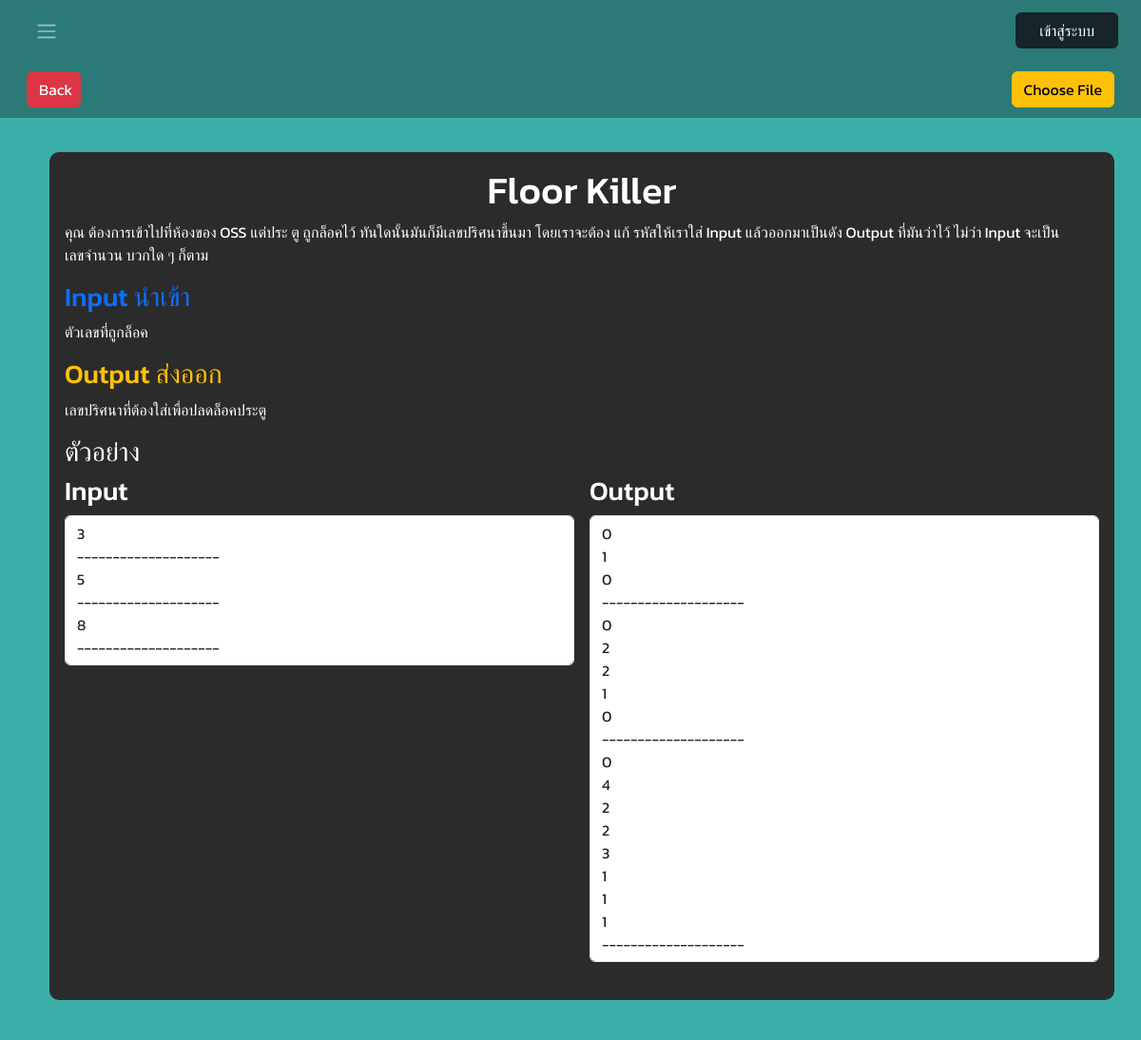
/quiz/005/, run on the app's committed database.
### app/models.py (models this page shows)
class Problem(models.Model):
    EASY = 'easy'
    MEDIUM = 'medium'
    HARD = 'hard'
    CATEGORY_CHOICES = [
        (EASY, 'Easy'),
        (MEDIUM, 'Medium'),
        (HARD, 'Hard'),
    ]
    id = models.CharField(max_length=3, primary_key=True)
    title = models.CharField(max_length=100)
    description = models.TextField()
    category = models.CharField(max_length=10, choices=CATEGORY_CHOICES)
    status = models.CharField(max_length=20, default='ไม่ผ่าน')
    inp = models.CharField(max_length=255)
    outp = models.CharField(max_length=255)
    inp_ex = models.CharField(max_length=255)
    outp_ex = models.CharField(max_length=255)

### app/views.py (the view)
# urls.py: path('quiz/<str:problem_id>/', views.quiz, name='quiz'),
def quiz(request, problem_id):
    problem = get_object_or_404(Problem, id=problem_id)
    title = problem.title
    description = problem.description
    inp = problem.inp
    outp = problem.outp.replace(' ', '\n')
    inp_ex = problem.inp_ex.replace(' ', '\n')
    outp_ex = problem.outp_ex.replace(' ', '\n')
    return render(request, "quiz.html", {'title': title, 'description': description, 'input':inp, 'output':outp, 'input_ex': inp_ex , 'output_ex': outp_ex, 'problem_id': problem_id})

### app/templates/quiz.html (shortened to what this page needs)
{% extends "base.html" %}
{% load static %}
{% block content %}
<form id="uploadForm" action="{% url 'upload_python_file' %}" method="post" enctype="multipart/form-data">
    <div class="container-fluid nav-container">
        <div class="d-flex align-items-center justify-content-between h-100 px-3">
            <button class="btn btn-danger back-button">
                <a href="/list">Back</a>
            </button>
            <label for="fileInput" class="btn btn-warning">Choose File</label>
        </div>
    </div>
</form>
    <div class="container-fluid ide-container" style="height:100%;
    overflow-y: auto;">
        <div class="m-3 d-flex" >
            <div class="d-flex flex-column ps-4 w-100">
                <div class="question p-3 text-white">
                    <h1 class="hero-text text-center">{{ title }}</h1>
                    <p>
                        {{ description }}
                    </p>
                    <h3 class="text-primary">Input นำเข้า</h3>
                    <p>{{ input }}</p>
                    <h3 class="text-warning">Output ส่งออก</h3>
                    <p>{{ output }}</p>
                    <h3>ตัวอย่าง</h3>
                    <div class="testcase">
                        <div class="input-output d-flex">
                            <div class="input-textarea me-3">
                                <h3 for="codearea">Input</h3>
                                <box class="form-control" id="codearea" name="codearea" rows="5" style="white-space: pre-line;" disabled>{{ input_ex|linebreaksbr|safe }}</box>
                            </div>
                            <div class="output-textarea">
                                <h3 for="Output">Output</h3>
                                <box   class="form-control" id="Output" name="output" rows="5" style="white-space: pre-line;" disabled>{{ output_ex|linebreaksbr|safe }}</box>
                            </div>
                        </div>
                        <br>
                    </div>
                </div>
            </div>
        </div>
    </div>
{% endblock %}

### app/static/style.css (style rules this page uses)
:root { --background-color: #2B7A77; --secondary-background-color: rgb(58,175,169); --dark-background-color: #17242A; --text-color: #DEF2F1; }
* { box-sizing: border-box; scroll-behavior: smooth; }
body { margin:0; padding:0; font-family: 'Kanit', sans-serif; }
a { cursor: pointer; text-decoration: none; }

### app/static/list.css (style rules this page uses)
:root { --background-color: #2B7A77; --secondary-background-color: rgb(58,175,169); --dark-background-color: #17242A; --text-color: #DEF2F1; }

### app/static/ide.css (style rules this page uses)
:root { --background-color: #2B7A77; --secondary-background-color: rgb(58,175,169); --dark-background-color: #17242A; --text-color: #DEF2F1; }
* { box-sizing: border-box; scroll-behavior: smooth; }
body { margin:0; padding:0; font-family: 'Kanit', sans-serif; }
.nav-container { background-color: var(--background-color); height: 60px; }
a { cursor: pointer; text-decoration: none; }
.ide-container { background-color: var(--secondary-background-color); padding-top: 20px; padding-bottom: 20px; height: 90vh; }
.question { background-color: #2B2B2B; border-radius: 10px; }
.back-button a { text-decoration: none; color: white; }
.back-button { width: 5%; }
.hero-text { text-shadow: 1px; }
.input-textarea , .output-textarea { width: 125%; }

### data on the page
Problem: title "Floor Killer", description "คุณ ต้องการเข้าไปที่ห้องของ OSS แต่ประ ตู ถูกล็อคไว้ ทันใดนั้นมันก็มีเลขปริศนาขึ้นมา โดยเราจะต้อง แก้ รหัสให้เราใส่ Input แล้วออกมาเป็นดัง Output ที่มันว่าไว้ ไม่ว่า Input จะเป็นเลขจำนวน บวกใด ๆ ก็ตาม", inp "ตัวเลขที่ถูกล็อค", outp "เลขปริศนาที่ต้องใส่เพื่อปลดล็อคประตู"

### other printed values
{{ input_ex|linebreaksbr|safe }} "3 -------------------- 5 -------------------- 8 --------------------"
{{ output_ex|linebreaksbr|safe }} "0 1 0 -------------------- 0 2 2 1 0 -------------------- 0 4 2 2 3 1 1 1 --------------------"
